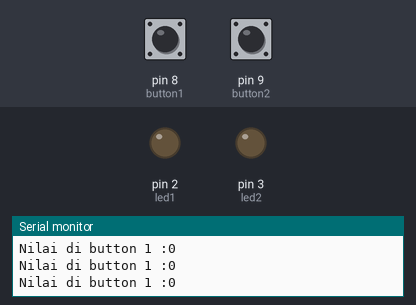
The sketch below on a simulated Arduino Uno, built with avr-gcc and run on an emulated ATmega328P. Shown: output pins drawn as LEDs (lit = HIGH), the last lines printed to the serial monitor. Inputs (shaded band) come from the test bench; at power-on: pin 8 (button1) LOW, pin 9 (button2) LOW.

Above: at 1.2 s.
1.3 s: pin 8 (button1) pulled HIGH for 0.15 s
At 1.44 s:
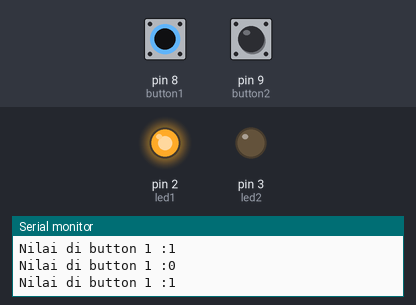
3.0 s: pin 9 (button2) pulled HIGH for 0.15 s
At 3.15 s:
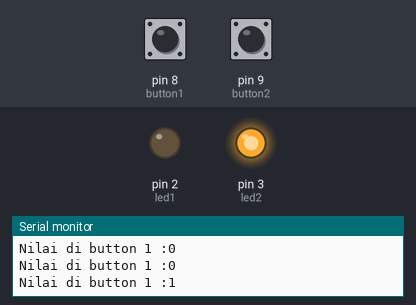
4.7 s: pin 9 (button2) pulled HIGH for 3.2 s
At 9.3 s:
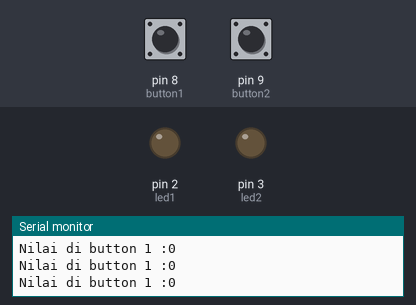
10.9 s: pin 8 (button1) pulled HIGH for 3.2 s
At 11.8 s:
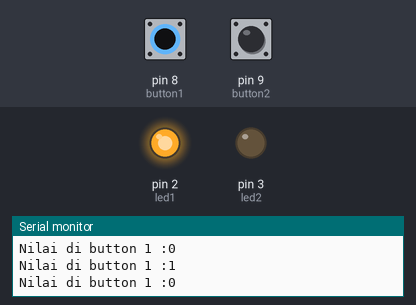
17.1 s: pin 8 (button1) driven HIGH and pin 9 (button2) driven HIGH
At 18.6 s:
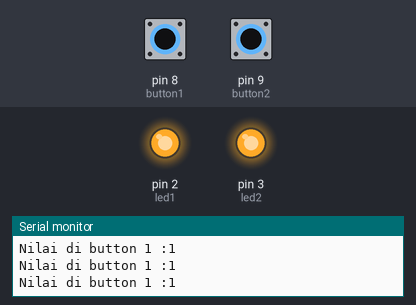
Timing chart, 0 to 19.6 s (numbered marks = the images above; inputs shaded):
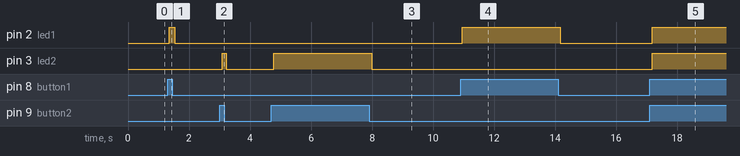

Measured:
- after the input at 1.3 s, pin 2 (led1): LOW → HIGH after 0.05 s, → LOW 0.18 s later
- after the input at 3.0 s, pin 3 (led2): LOW → HIGH after 0.09 s, → LOW 0.14 s later
- after the input at 4.7 s, pin 3 (led2): LOW → HIGH after 0.08 s, → LOW 3.2 s later
- after the input at 10.9 s, pin 2 (led1): LOW → HIGH after 0.06 s, → LOW 3.2 s later
- after the input at 17.1 s, pin 2 (led1), pin 3 (led2): LOW → HIGH after 0.08 s

The sketch:

4-11-21_Arduino_2_Buttons.ino
```cpp
// Inisialisasi pin Arduino yang digunakan
int button1 = 8, button2 = 9;
int led1 = 2, led2 = 3;

void setup() {
  Serial.begin(9600);

  // Deklarasi I/O
  pinMode(led1, OUTPUT);
  pinMode(led2, OUTPUT);
  pinMode(button1, INPUT);
  pinMode(button2, INPUT);

}

void loop() {
  // Melakukan pembacaan nilai sensor
  int buttonRead1 = digitalRead(button1);
  int buttonRead2 = digitalRead(button2);

  // Menampilkan hasil pembacaan sensor pada Serial Monitor
  Serial.println("Nilai di button 1 :" + String(buttonRead1));
  Serial.println("Nilai di button 1 :" + String(buttonRead2));

  // Logika button 1
  if(buttonRead1 == 1){
    digitalWrite(led1, HIGH);
  }
  else{
    digitalWrite(led1, LOW);
  }

  // Logika button 2
  if(buttonRead2 == 1){
    digitalWrite(led2, HIGH);
  }
  else{
    digitalWrite(led2, LOW);
  }

}
```
